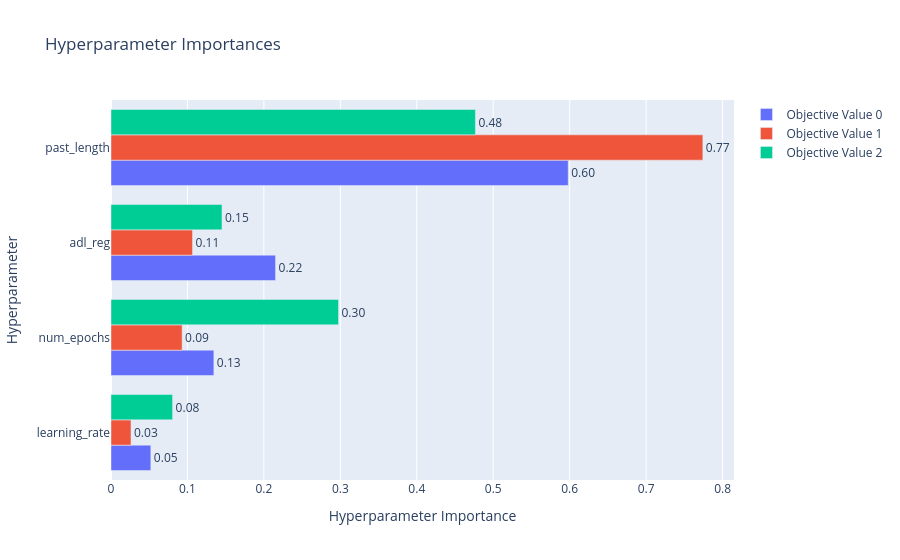

Here is the notebook cell this chart was saved with:
### Markdown cell above
# パラメータの重要度を可視化

### Code cell
#optuna.visualization.plot_param_importances(new_study).show()

### Figure 1 — Plotly figure (JSON) as saved in the notebook; plotly's stock layout.template omitted (floating-point values rounded to 4 significant figures)
{"data": [{"cliponaxis": false, "hovertemplate": ["learning_rate (FloatDistribution): 0.05210396612890285<extra></extra>", "num_epochs (IntDistribution): 0.1345564930990723<extra></extra>", "adl_reg (FloatDistribution): 0.21524898159007572<extra></extra>", "past_length (IntDistribution): 0.5980905591819493<extra></extra>"], "name": "Objective Value 0", "orientation": "h", "text": ["0.05", "0.13", "0.22", "0.60"], "textposition": "outside", "type": "bar", "x": [0.0521, 0.1346, 0.2152, 0.5981], "y": ["learning_rate", "num_epochs", "adl_reg", "past_length"]}, {"cliponaxis": false, "hovertemplate": ["learning_rate (FloatDistribution): 0.026153480259847667<extra></extra>", "num_epochs (IntDistribution): 0.09303221075879564<extra></extra>", "adl_reg (FloatDistribution): 0.10663542712678686<extra></extra>", "past_length (IntDistribution): 0.7741788818545698<extra></extra>"], "name": "Objective Value 1", "orientation": "h", "text": ["0.03", "0.09", "0.11", "0.77"], "textposition": "outside", "type": "bar", "x": [0.02615, 0.09303, 0.1066, 0.7742], "y": ["learning_rate", "num_epochs", "adl_reg", "past_length"]}, {"cliponaxis": false, "hovertemplate": ["learning_rate (FloatDistribution): 0.08055854844162869<extra></extra>", "adl_reg (FloatDistribution): 0.1451873907155318<extra></extra>", "num_epochs (IntDistribution): 0.29757764779019547<extra></extra>", "past_length (IntDistribution): 0.47667641305264413<extra></extra>"], "name": "Objective Value 2", "orientation": "h", "text": ["0.08", "0.15", "0.30", "0.48"], "textposition": "outside", "type": "bar", "x": [0.08056, 0.1452, 0.2976, 0.4767], "y": ["learning_rate", "adl_reg", "num_epochs", "past_length"]}], "layout": {"title": {"text": "Hyperparameter Importances"}, "xaxis": {"title": {"text": "Hyperparameter Importance"}}, "yaxis": {"title": {"text": "Hyperparameter"}}}}
